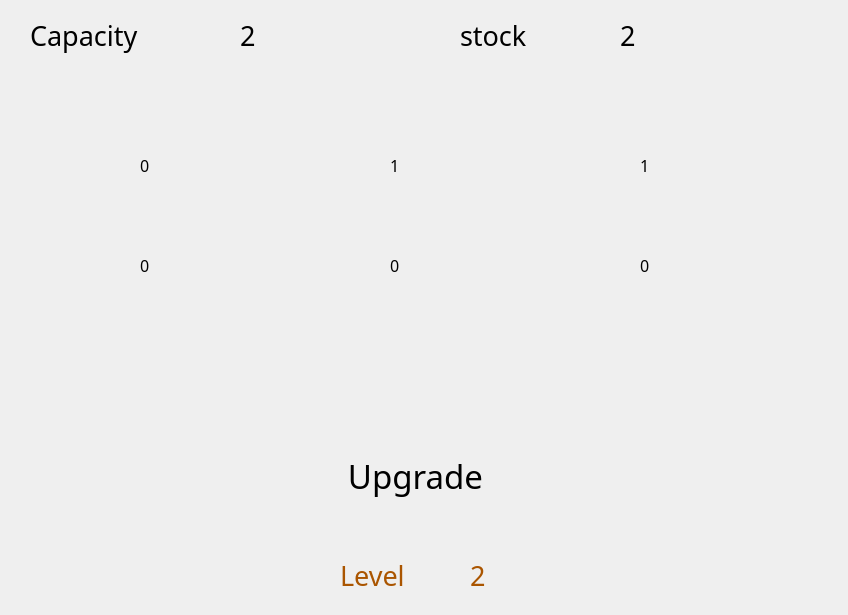
<?xml version="1.0" encoding="UTF-8"?>
<ui version="4.0">
 <class>Warehouse_dialog</class>
 <widget class="QDialog" name="Warehouse_dialog">
  <property name="geometry">
   <rect>
    <x>0</x>
    <y>0</y>
    <width>848</width>
    <height>615</height>
   </rect>
  </property>
  <property name="cursor">
   <cursorShape>ArrowCursor</cursorShape>
  </property>
  <property name="windowTitle">
   <string>Dialog</string>
  </property>
  <widget class="QLabel" name="label">
   <property name="geometry">
    <rect>
     <x>30</x>
     <y>-10</y>
     <width>151</width>
     <height>91</height>
    </rect>
   </property>
   <property name="font">
    <font>
     <family>Jokerman</family>
     <pointsize>20</pointsize>
    </font>
   </property>
   <property name="text">
    <string>Capacity</string>
   </property>
  </widget>
  <widget class="QLabel" name="label_2">
   <property name="geometry">
    <rect>
     <x>460</x>
     <y>-10</y>
     <width>121</width>
     <height>91</height>
    </rect>
   </property>
   <property name="font">
    <font>
     <family>Jokerman</family>
     <pointsize>20</pointsize>
    </font>
   </property>
   <property name="text">
    <string>stock</string>
   </property>
  </widget>
  <widget class="QLabel" name="capacity">
   <property name="geometry">
    <rect>
     <x>240</x>
     <y>-10</y>
     <width>151</width>
     <height>91</height>
    </rect>
   </property>
   <property name="font">
    <font>
     <family>Jokerman</family>
     <pointsize>20</pointsize>
    </font>
   </property>
   <property name="text">
    <string>2</string>
   </property>
  </widget>
  <widget class="QLabel" name="stock">
   <property name="geometry">
    <rect>
     <x>620</x>
     <y>-10</y>
     <width>151</width>
     <height>91</height>
    </rect>
   </property>
   <property name="font">
    <font>
     <family>Jokerman</family>
     <pointsize>20</pointsize>
    </font>
   </property>
   <property name="text">
    <string>2</string>
   </property>
  </widget>
  <widget class="QLabel" name="nail_l">
   <property name="geometry">
    <rect>
     <x>610</x>
     <y>100</y>
     <width>71</width>
     <height>51</height>
    </rect>
   </property>
   <property name="styleSheet">
    <string notr="true">background-color: transparent;
</string>
   </property>
   <property name="text">
    <string/>
   </property>
  </widget>
  <widget class="QLabel" name="yonje_l">
   <property name="geometry">
    <rect>
     <x>350</x>
     <y>90</y>
     <width>91</width>
     <height>71</height>
    </rect>
   </property>
   <property name="styleSheet">
    <string notr="true">background-color: transparent;
</string>
   </property>
   <property name="text">
    <string/>
   </property>
  </widget>
  <widget class="QLabel" name="bil_l">
   <property name="geometry">
    <rect>
     <x>110</x>
     <y>100</y>
     <width>71</width>
     <height>51</height>
    </rect>
   </property>
   <property name="styleSheet">
    <string notr="true">background-color: transparent;
</string>
   </property>
   <property name="text">
    <string/>
   </property>
  </widget>
  <widget class="QLabel" name="milk_l">
   <property name="geometry">
    <rect>
     <x>350</x>
     <y>180</y>
     <width>91</width>
     <height>81</height>
    </rect>
   </property>
   <property name="styleSheet">
    <string notr="true">background-color: transparent;
</string>
   </property>
   <property name="text">
    <string/>
   </property>
  </widget>
  <widget class="QLabel" name="pashm_l">
   <property name="geometry">
    <rect>
     <x>100</x>
     <y>190</y>
     <width>91</width>
     <height>61</height>
    </rect>
   </property>
   <property name="styleSheet">
    <string notr="true">background-color: transparent;
</string>
   </property>
   <property name="text">
    <string/>
   </property>
  </widget>
  <widget class="QLabel" name="egg_l">
   <property name="geometry">
    <rect>
     <x>590</x>
     <y>180</y>
     <width>111</width>
     <height>91</height>
    </rect>
   </property>
   <property name="styleSheet">
    <string notr="true">background-color: transparent;
</string>
   </property>
   <property name="text">
    <string/>
   </property>
  </widget>
  <widget class="QLabel" name="nail_nl">
   <property name="geometry">
    <rect>
     <x>640</x>
     <y>150</y>
     <width>31</width>
     <height>31</height>
    </rect>
   </property>
   <property name="font">
    <font>
     <family>Jokerman</family>
     <pointsize>12</pointsize>
    </font>
   </property>
   <property name="styleSheet">
    <string notr="true">background-color: transparent;

</string>
   </property>
   <property name="text">
    <string>1</string>
   </property>
  </widget>
  <widget class="QLabel" name="yonje_nl">
   <property name="geometry">
    <rect>
     <x>390</x>
     <y>150</y>
     <width>31</width>
     <height>31</height>
    </rect>
   </property>
   <property name="font">
    <font>
     <family>Jokerman</family>
     <pointsize>12</pointsize>
    </font>
   </property>
   <property name="styleSheet">
    <string notr="true">background-color: transparent;

</string>
   </property>
   <property name="text">
    <string>1</string>
   </property>
  </widget>
  <widget class="QLabel" name="bil_nl">
   <property name="geometry">
    <rect>
     <x>140</x>
     <y>150</y>
     <width>31</width>
     <height>31</height>
    </rect>
   </property>
   <property name="font">
    <font>
     <family>Jokerman</family>
     <pointsize>12</pointsize>
    </font>
   </property>
   <property name="styleSheet">
    <string notr="true">background-color: transparent;

</string>
   </property>
   <property name="text">
    <string>0</string>
   </property>
  </widget>
  <widget class="QLabel" name="pashm_nl">
   <property name="geometry">
    <rect>
     <x>140</x>
     <y>250</y>
     <width>31</width>
     <height>31</height>
    </rect>
   </property>
   <property name="font">
    <font>
     <family>Jokerman</family>
     <pointsize>12</pointsize>
    </font>
   </property>
   <property name="styleSheet">
    <string notr="true">background-color: transparent;

</string>
   </property>
   <property name="text">
    <string>0</string>
   </property>
  </widget>
  <widget class="QLabel" name="milk_nl">
   <property name="geometry">
    <rect>
     <x>390</x>
     <y>250</y>
     <width>31</width>
     <height>31</height>
    </rect>
   </property>
   <property name="font">
    <font>
     <family>Jokerman</family>
     <pointsize>12</pointsize>
    </font>
   </property>
   <property name="styleSheet">
    <string notr="true">background-color: transparent;

</string>
   </property>
   <property name="text">
    <string>0</string>
   </property>
  </widget>
  <widget class="QLabel" name="egg_nl">
   <property name="geometry">
    <rect>
     <x>640</x>
     <y>250</y>
     <width>31</width>
     <height>31</height>
    </rect>
   </property>
   <property name="font">
    <font>
     <family>Jokerman</family>
     <pointsize>12</pointsize>
    </font>
   </property>
   <property name="styleSheet">
    <string notr="true">background-color: transparent;

</string>
   </property>
   <property name="text">
    <string>0</string>
   </property>
  </widget>
  <widget class="QPushButton" name="upgrade">
   <property name="geometry">
    <rect>
     <x>240</x>
     <y>450</y>
     <width>351</width>
     <height>51</height>
    </rect>
   </property>
   <property name="font">
    <font>
     <family>Jokerman</family>
     <pointsize>25</pointsize>
     <italic>false</italic>
     <strikeout>false</strikeout>
    </font>
   </property>
   <property name="cursor">
    <cursorShape>PointingHandCursor</cursorShape>
   </property>
   <property name="styleSheet">
    <string notr="true">border-radius:20px;</string>
   </property>
   <property name="text">
    <string>Upgrade</string>
   </property>
  </widget>
  <widget class="QLabel" name="lev">
   <property name="geometry">
    <rect>
     <x>470</x>
     <y>530</y>
     <width>151</width>
     <height>91</height>
    </rect>
   </property>
   <property name="font">
    <font>
     <family>Jokerman</family>
     <pointsize>20</pointsize>
    </font>
   </property>
   <property name="styleSheet">
    <string notr="true">color: rgb(170, 85, 0);</string>
   </property>
   <property name="text">
    <string>2</string>
   </property>
  </widget>
  <widget class="QLabel" name="label_3">
   <property name="geometry">
    <rect>
     <x>340</x>
     <y>530</y>
     <width>151</width>
     <height>91</height>
    </rect>
   </property>
   <property name="font">
    <font>
     <family>Jokerman</family>
     <pointsize>20</pointsize>
    </font>
   </property>
   <property name="styleSheet">
    <string notr="true">color: rgb(170, 85, 0);</string>
   </property>
   <property name="text">
    <string>Level</string>
   </property>
  </widget>
 </widget>
 <resources/>
 <connections/>
</ui>
